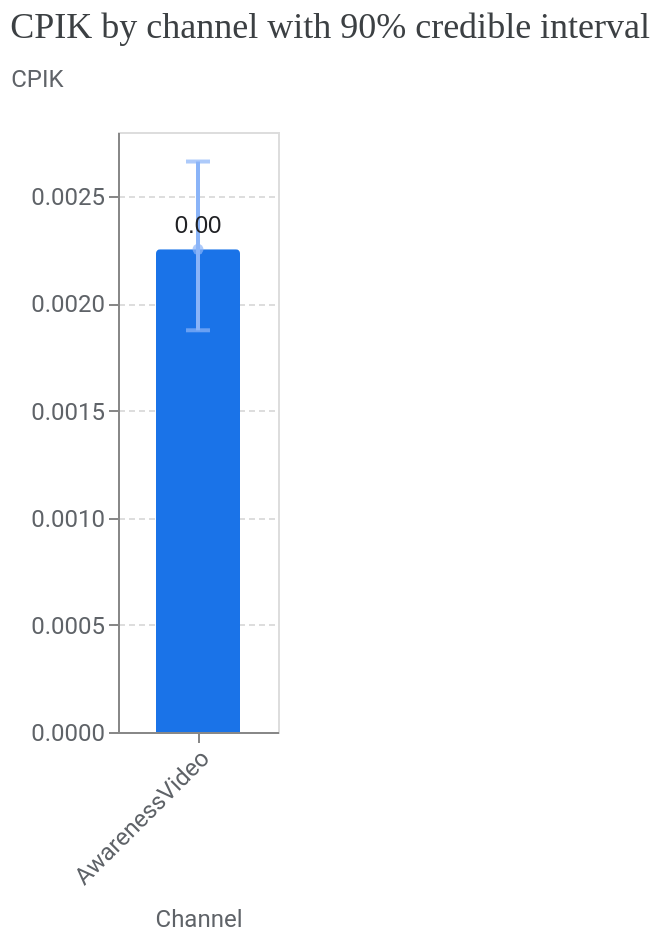

The code cell stored with this chart in its notebook:
### Code cell
# 2. Cost Per Incremental Query (CPIK)
visualizer.MediaSummary(meridian=mmm1s).plot_cpik(include_ci=True)

### Figure 1 — Vega-Lite specification as saved in the notebook (floating-point values rounded to 4 significant figures)
{"config": {"view": {"continuousWidth": 300, "continuousHeight": 300}, "axis": {"labelColor": "#5F6368", "labelFont": "Roboto", "labelFontSize": 12, "titleColor": "#5F6368", "titleFont": "Roboto", "titleFontSize": 12, "titleFontWeight": "normal", "titlePadding": 10}, "tick": {"bandSize": 10, "thickness": 2}}, "layer": [{"mark": {"type": "bar", "color": "#1A73E8", "cornerRadiusEnd": 2, "size": 42}, "encoding": {"x": {"axis": {"labelAngle": -45}, "field": "channel", "title": "Channel", "type": "nominal"}, "y": {"axis": {"gridDash": [3, 2], "titleAlign": "left", "titleAngle": 0, "titleY": -20}, "field": "cpik", "title": "CPIK", "type": "quantitative"}}}, {"mark": {"type": "errorbar", "color": "#8AB4F8", "ticks": {"size": 12}}, "encoding": {"strokeWidth": {"value": 2}, "x": {"field": "channel", "type": "nominal"}, "y": {"field": "ci_hi", "title": "CPIK", "type": "quantitative"}, "y2": {"field": "ci_lo"}}}, {"mark": {"type": "point", "color": "#8AB4F8", "filled": true, "tooltip": true}, "encoding": {"x": {"field": "channel", "type": "nominal"}, "y": {"field": "cpik", "type": "quantitative"}}}, {"mark": {"type": "text", "align": "center", "baseline": "bottom", "color": "#202124", "dy": -5, "fontSize": 12}, "encoding": {"text": {"field": "cpik", "format": ".2f", "type": "quantitative"}, "x": {"axis": {"labelAngle": -45}, "field": "channel", "title": "Channel", "type": "nominal"}, "y": {"axis": {"gridDash": [3, 2], "titleAlign": "left", "titleAngle": 0, "titleY": -20}, "field": "cpik", "title": "CPIK", "type": "quantitative"}}}], "data": {"name": "data-36a51034daf9ff5a287e2799038ad84a"}, "title": {"text": "CPIK by channel with 90% credible interval", "anchor": "start", "color": "#3C4043", "font": "Google Sans Display", "fontSize": 18, "fontWeight": "normal", "offset": 10}, "width": {"step": 80}, "$schema": "https://vega.github.io/schema/vega-lite/v5.20.1.json", "datasets": {"data-36a51034daf9ff5a287e2799038ad84a": [{"channel": "AwarenessVideo", "ci_hi": 0.002662, "ci_lo": 0.001875, "cpik": 0.002253}]}}
